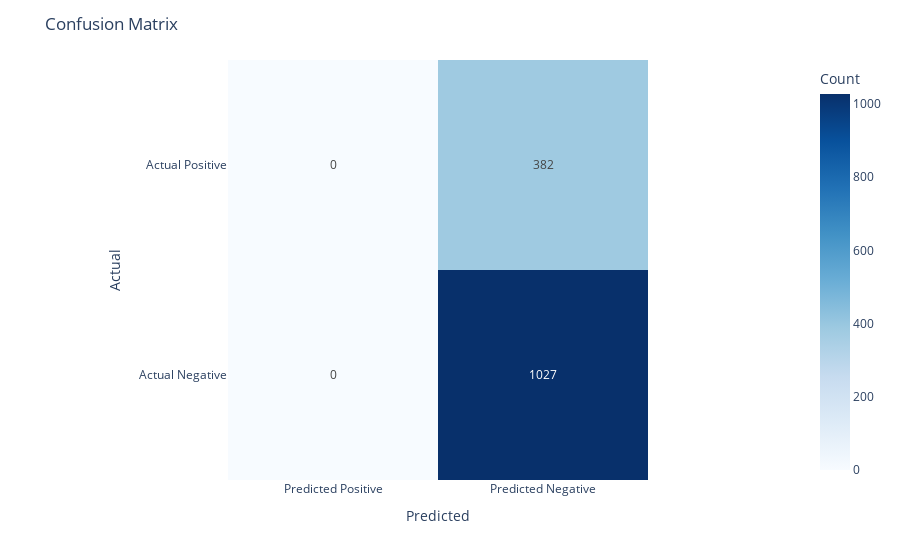

Notebook code cell kept with this figure:
### Code cell
majority_class = y_train.value_counts().idxmax()
X_test['target'] = majority_class
y_true = y_test
y_pred = X_test['target']

evaluation(y_true, y_pred)

### Figure 1 — Plotly figure (JSON) as saved in the notebook; plotly's stock layout.template omitted (floating-point values rounded to 4 significant figures)
{"data": [{"coloraxis": "coloraxis", "hovertemplate": "Predicted: %{x}<br>Actual: %{y}<br>Count: %{z}<extra></extra>", "name": "0", "showscale": true, "texttemplate": "%{z}", "type": "heatmap", "x": ["Predicted Positive", "Predicted Negative"], "xaxis": "x", "y": ["Actual Positive", "Actual Negative"], "yaxis": "y", "z": [[0, 382], [0, 1027]]}], "layout": {"coloraxis": {"colorbar": {"title": {"text": "Count"}}, "colorscale": [[0, "rgb(247,251,255)"], [0.125, "rgb(222,235,247)"], [0.25, "rgb(198,219,239)"], [0.375, "rgb(158,202,225)"], [0.5, "rgb(107,174,214)"], [0.625, "rgb(66,146,198)"], [0.75, "rgb(33,113,181)"], [0.875, "rgb(8,81,156)"], [1, "rgb(8,48,107)"]]}, "margin": {"t": 60}, "title": {"text": "Confusion Matrix"}, "xaxis": {"anchor": "y", "constrain": "domain", "domain": [0, 1], "scaleanchor": "y", "title": {"text": "Predicted"}}, "yaxis": {"anchor": "x", "autorange": "reversed", "constrain": "domain", "domain": [0, 1], "title": {"text": "Actual"}}}}
